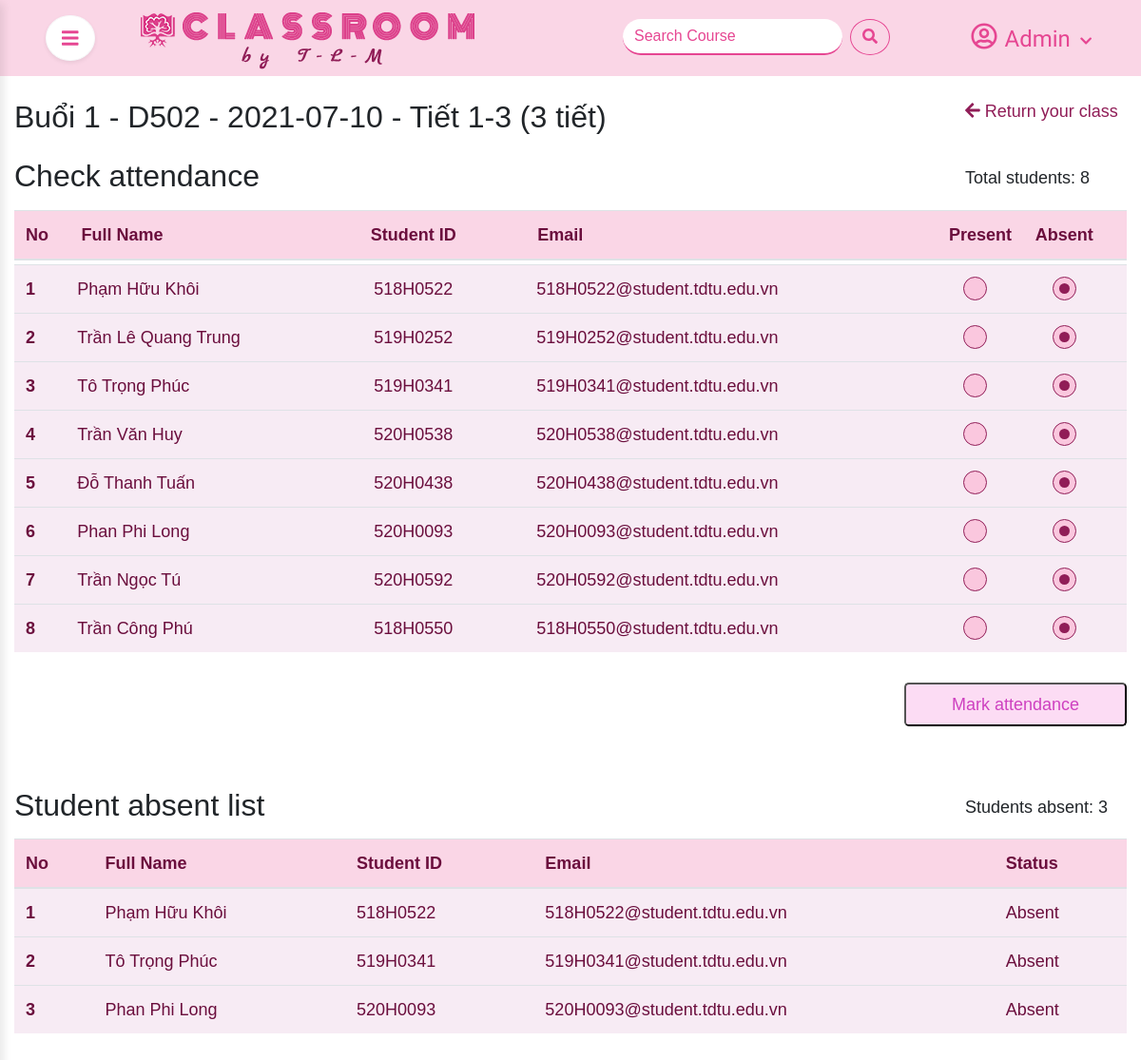
/source_code/index.php?mod=lesson&action=index&classid=31&lessonid=1&buoi=1 (signed in), run on the app's committed database.
### tables this page shows
CREATE TABLE `table_lesson` (
  `lesson_id` int(11) NOT NULL,
  `date_study` date NOT NULL,
  `room` varchar(100) NOT NULL,
  `num_of_period` int(10) NOT NULL,
  `class_id` int(11) NOT NULL
);

CREATE TABLE `table_student` (
  `id` int(11) NOT NULL,
  `student_id` varchar(10) NOT NULL,
  `last_name` varchar(100) NOT NULL,
  `first_name` varchar(10) NOT NULL,
  `email` varchar(100) NOT NULL,
  `class_id` int(11) NOT NULL
);

CREATE TABLE `table_attendance` (
  `lesson_id` int(11) NOT NULL,
  `student_id` int(11) NOT NULL,
  `status` set('present','absent') NOT NULL DEFAULT 'absent'
);

### source_code/libraries/database.php (called while the page is built, shortened)
<?php
function db_query($query_string) {
    global $conn;
    $result = mysqli_query($conn, $query_string);
    return $result;
}
function db_fetch_row($query_string) {
    $mysqli_result = db_query($query_string);
    $result = mysqli_fetch_assoc($mysqli_result);
    return $result;
}
function db_fetch_array($query_string) {
    $result = array();
    $mysqli_result = db_query($query_string);
    while ($row = mysqli_fetch_assoc($mysqli_result)) {
        $result[] = $row;
    }
    return $result;
}
function db_num_rows($query_string) {
    $mysqli_result = db_query($query_string);
	return mysqli_num_rows($mysqli_result);
}

### source_code/modules/lesson/models/homeModel.php (called while the page is built, shortened)
<?php
function user_infor($field)
{
    $list_users = db_fetch_array("SELECT * FROM `table_users`");
    if (isset($_SESSION['is_login'])) {
        foreach ($list_users as $user) {
            if ($_SESSION['user_email'] == $user['email']) {
                if (array_key_exists($field, $user)) {
                    return $user[$field];
                }
            }
        }
    }
    return false;
}
function get_class_by_user_id()
{
    if (isset($_SESSION['is_login'])) {
        $user_id = user_infor('user_id');
        $list_class = db_fetch_array("SELECT * FROM `table_class` WHERE `user_id` = {$user_id}");
        return $list_class;
    }
}
get_class_by_user_id();
function get_students_by_class_id()
{
    $class_id = $_GET['classid'];
    $list_students = db_fetch_array("SELECT * FROM `table_student` WHERE `class_id` = {$class_id}");
    return $list_students;
}
function get_num_row_students()
{
    $class_id = $_GET['classid'];
    $num_row = db_num_rows("SELECT * FROM `table_student` WHERE `class_id` = {$class_id}");
    return $num_row;
}
function get_lesson_by_id()
{
    $lesson_id = (int)$_GET['lessonid'];
    $item = db_fetch_row("SELECT * FROM `table_lesson` WHERE `lesson_id` = $lesson_id");
    return $item;
}
function get_studdent_absent()
{
    $lesson_id = (int)$_GET['lessonid'];
    $item = db_fetch_array("SELECT * FROM `table_attendance` a JOIN `table_student` s ON a.student_id = s.id WHERE `lesson_id` = {$lesson_id} AND `status` ='absent'");
    return $item;
}
function get_num_row_students_absent()
{
    $lesson_id = (int)$_GET['lessonid'];
    $num_row = db_num_rows("SELECT * FROM `table_attendance` WHERE `lesson_id` = {$lesson_id} AND `status` = 'absent'");
    return $num_row;
}
function get_all_class()
{
    $item = db_fetch_array("SELECT c.*, u.fullname, u.email FROM `table_class` c JOIN table_users u ON c.user_id = u.user_id ORDER BY `fullname` ");
    return $item;
}

### source_code/modules/lesson/controllers/indexController.php (called while the page is built, shortened)
<?php
function construct()
{
    load_model('home');
}
function indexAction()
{
    $list_class = get_class_by_user_id();
    $data['list_class'] = $list_class;
    $list_students = get_students_by_class_id();
    $data['list_students'] = $list_students;
    $list_student_absent = get_studdent_absent();
    $data['list_student_absent'] = $list_student_absent;
    $list_all_class = get_all_class();
    $data['list_all_class'] = $list_all_class;
    $lesson = get_lesson_by_id();
    $data['lesson'] = $lesson;
    load_view('index', $data);
}

### source_code/core/router.php (called while the page is built, shortened)
<?php
$action_name = get_action() . 'Action';
call_function(array('construct', $action_name));

### source_code/core/appload.php (called while the page is built, shortened)
<?php
require CONFIGPATH . DIRECTORY_SEPARATOR . 'database.php';
require LIBPATH . DIRECTORY_SEPARATOR . 'database.php';
require COREPATH . DIRECTORY_SEPARATOR . 'base.php';
require COREPATH . DIRECTORY_SEPARATOR . 'router.php';

### source_code/index.php (called while the page is built, shortened)
<?php
require COREPATH.DIRECTORY_SEPARATOR.'appload.php';

### source_code/modules/lesson/views/indexView.php (the view, shortened to what this page needs)
<div onclick="barDisappear()" class="container " id="lesson">
    <div class="row mt-4">
        <div class="col-lg-10">
            <h2 class="">Buổi <?php echo $_GET['buoi'] ?> - <?php echo $lesson['room'] ?> - <?php echo $lesson['date_study'] ?> - Tiết 1-3 (<?php echo $lesson['num_of_period'] ?> tiết)</h2>
        </div>
        <div class="col-lg-2">
            <a class="return-class" href="?mod=class&action=index&classid=<?= $_GET['classid'] ?>"><i class="fas fa-arrow-left"></i> Return your class</a>
        </div>
        <div class="col-lg-10 col-md-8 col-sm-7 col-6 pb-2">
            <h2 class="mt-3">Check attendance</h2>
        </div>
        <div onClick="window.location.reload();" class="col-lg-2 col-md-4 col-sm-5 col-6 pt-4">
            Total students: <?php echo get_num_row_students() ?>
        </div>
    </div>
    <div class="row">
        <div class="col-lg-12">
            <?php if (!empty($list_students)) {
            ?>
                <form action="" method="post" class="">
                    <table class="table table-pink overflow-auto mb-1">
                        <thead class="">
                            <tr>
                                <th scope="col" class="th11">No</th>
                                <th scope="col" class="th22">Full Name</th>
                                <th scope="col" class="th33">Student ID</th>
                                <th scope="col" class="th44">Email</th>
                                <th scope="col" class="th55 pr-0">Present</th>
                                <th scope="col" class="th66 pl-0">Absent</th>
                            </tr>
                        </thead>
                    </table>
                    <div class="scroll-table-wp my-custom-scrollbar table-wrapper-scroll-y ">
                        <table class="table table-pink table-hover">
                            <tbody class="">
                                <?php
                                $temp = 0;
                                foreach ($list_students as $student) {
                                    $temp++; ?>
                                    <tr>
                                        <th scope="row"><?php echo $temp ?></th>
                                        <td><?php echo $student['last_name'] . " " . $student['first_name'] ?></td>
                                        <td><?php echo  $student['student_id'] ?>
                                        </td>
                                        <td><?php echo $student['email'] ?></td>
                                        <td class=" mx-5">
                                            <label class="radio-container">
                                                <span class="radio-checkmark"></span></span>
                                            </label>
                                        </td>
                                        <td class=" ">
                                            <label class="radio-container">
                                                <span class="radio-checkmark"></span>
                                            </label>
                                        </td>
                                    </tr>
                                <?php
                                }
                                ?>
                            </tbody>
                        </table>
                    </div>
                    <div class="text-right mt-3">
                        <input type="submit" class="btn-pink px-5 py-2 rounded-lg mb-5 " name="btn-attendance" value="Mark attendance">
                    </div>
                </form>
            <?php
            }
            ?>
        </div>
    </div>
    <div class="row">
        <div class="col-lg-10 col-md-7 col-sm-7 col-6 pb-2">
            <h2 class="mt-3">Student absent list</h2>
        </div>
        <div class="col-lg-2 col-md-5 col-sm-5 col-6 pt-4">
            Students absent: <?php echo get_num_row_students_absent() ?>
        </div>
    </div>
    <div class="row">
        <div class="col-lg-12 overflow-auto" class="table-absent">
            <?php if (!empty($list_student_absent)) {
            ?>
                <table class="table table-pink ">
                    <thead class="">
                        <tr>
                            <th scope="col">No</th>
                            <th scope="col">Full Name</th>
                            <th scope="col">Student ID</th>
                            <th scope="col">Email</th>
                            <th scope="col">Status</th>
                        </tr>
                    </thead>
                    <tbody>
                        <?php
                        $temp_absent = 0;
                        foreach ($list_student_absent as $student_absent) {
                            $temp_absent++;
                        ?>
                            <tr>
                                <th scope="row"><?php echo $temp_absent ?></th>
                                <td><?php echo $student_absent['last_name'] . " " . $student_absent['first_name'] ?></td>
                                <td><?php echo  $student_absent['student_id'] ?></td>
                                <td><?php echo $student_absent['email'] ?></td>
                                <td>Absent</td>
                            </tr>
                        <?php
                        }
                        ?>
                    </tbody>
                </table>
            <?php
            }
            ?>
        </div>
    </div>
</div>

### source_code/core/base.php (shortened to what this page needs)
<?php
function get_module() {
    global $config;
    $module = isset($_GET['mod']) ? $_GET['mod'] : $config['default_module'];
    return $module;
}
function call_function($list_function = array()) {
    if (is_array($list_function)) {
        foreach ($list_function as $f) {
            if (function_exists($f())) {
                $f();
            }
        }
    }
}
function load_view($name, $data_send = array()) {
    $path = MODULESPATH . DIRECTORY_SEPARATOR . get_module() . DIRECTORY_SEPARATOR . 'views' . DIRECTORY_SEPARATOR . $name . 'View.php';
    if (file_exists($path)) {
        require $path;
    } else {
        echo "Không tìm thấy {$path}";
    }
}
function load_model($name) {
    $path = MODULESPATH . DIRECTORY_SEPARATOR . get_module() . DIRECTORY_SEPARATOR . 'models' . DIRECTORY_SEPARATOR . $name . 'Model.php';
    if (file_exists($path)) {
        require $path;
    } else {
        echo "Không tìm thấy {$path}";
    }
}
function get_header($name = '') {
    global $data;
    if (empty($name)) {
        $name = 'header';
    } else {
        $name = "header-{$name}";
    }
    $path = LAYOUTPATH . DIRECTORY_SEPARATOR . $name . '.php';
    if (file_exists($path)) {
        if (is_array($data)) {
            foreach ($data as $key => $a) {
                $$key = $a;
            }
        }
        require $path;
    } else {
        echo "Không tìm thấy {$path}";
    }
}
function get_footer($name = '') {
    global $data;
    if (empty($name)) {
        $name = 'footer';
    } else {
        $name = "footer-{$name}";
    }
    $path = LAYOUTPATH . DIRECTORY_SEPARATOR . $name . '.php';
    if (file_exists($path)) {
        if (is_array($data)) {
            foreach ($data as $key => $a) {
                $$key = $a;
            }
        }
        require $path;
    } else {
        echo "Không tìm thấy {$path}";
    }
}
?>

### source_code/public/css/style.css (style rules this page uses)
body { font-size: 14px; font-family: Arial; line-height: 26px; }
.btn-pink { background-color: #FCDCF4; color: #ce41c0; }
@media (min-width: 1200px) { .container, .container-lg, .container-md, .container-sm, .container-xl { max-width: 1300px; } }
#in-class, #lesson { font-size: 18px!important; }
#in-class a, .return-class { color: #901D57 !important; }
.table-pink { background-color: #F7EBF4!important; color: #6B0E3D!important; }
.table-pink thead { background-color: #FAD6E6 !important; }
.my-custom-scrollbar { position: relative; max-height: 500px!important; overflow-y: auto; }
.radio-container { display: block; position: relative; padding-left: 35px; margin-bottom: 12px; cursor: pointer; font-size: 22px; -webkit-user-select: none; -moz-user-select: none; -ms-user-select: none; user-select: none; }
.radio-checkmark { position: absolute; top: 0; left: 4px; height: 25px; width: 25px; background-color: #fac7de!important; border: 1px solid #901D57!important; border-radius: 50%; }
.radio-container input:checked~.radio-checkmark { background-color: #2196F3; }
.radio-checkmark:after { content: ""; position: absolute; display: none; }
.radio-container input:checked~.radio-checkmark:after { display: block; }
.radio-container .radio-checkmark:after { top: 6px; left: 6px; width: 11px; height: 11px; border-radius: 60%; background: #901D57; }
.th11 { width: 5%; }
.th22 { width: 26%; }
.th33 { width: 15%; }
.th44 { width: 37%; }

### data on the page
table_lesson: room "D502", date_study "2021-07-10", num_of_period "3"
table_student: last_name "Phạm Hữu", first_name "Khôi", student "518H0522", email "518H0522@student.tdtu.edu.vn"
table_student: last_name "Trần Lê Quang", first_name "Trung", student "519H0252", email "519H0252@student.tdtu.edu.vn"
table_student: last_name "Tô Trọng", first_name "Phúc", student "519H0341", email "519H0341@student.tdtu.edu.vn"
table_student: last_name "Trần Văn", first_name "Huy", student "520H0538", email "520H0538@student.tdtu.edu.vn"
table_student: last_name "Đỗ Thanh", first_name "Tuấn", student "520H0438", email "520H0438@student.tdtu.edu.vn"
table_student: last_name "Phan Phi", first_name "Long", student "520H0093", email "520H0093@student.tdtu.edu.vn"
table_student: last_name "Trần Ngọc", first_name "Tú", student "520H0592", email "520H0592@student.tdtu.edu.vn"
table_student: last_name "Trần Công", first_name "Phú", student "518H0550", email "518H0550@student.tdtu.edu.vn"
table_attendance: student.last_name "Phạm Hữu", student.first_name "Khôi", student.student_id "518H0522", student.email "518H0522@student.tdtu.edu.vn"
table_attendance: student.last_name "Tô Trọng", student.first_name "Phúc", student.student_id "519H0341", student.email "519H0341@student.tdtu.edu.vn"
table_attendance: student.last_name "Phan Phi", student.first_name "Long", student.student_id "520H0093", student.email "520H0093@student.tdtu.edu.vn"

### other printed values
user_infor('fullname') "Admin"
get_num_row_students() "8"
get_num_row_students_absent() "3"
